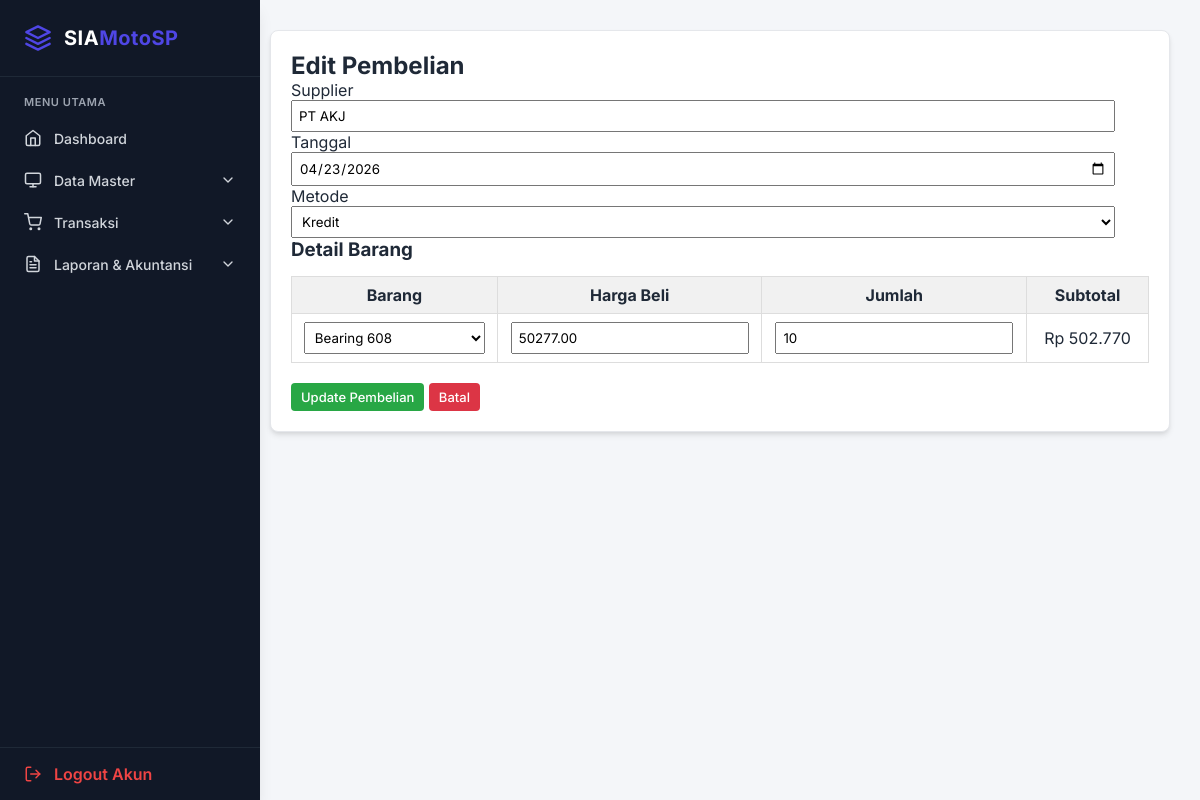
Page /pembelian_edit.php?id=10 (signed in) on the committed database.
### tables this page shows
CREATE TABLE `tb_pembelian` (
  `id` int NOT NULL,
  `no_faktur` varchar(50) DEFAULT NULL,
  `tanggal` date DEFAULT NULL,
  `id_supplier` int DEFAULT NULL,
  `total` decimal(15,2) DEFAULT NULL,
  `metode` enum('tunai','kredit') DEFAULT 'tunai',
  `status` enum('lunas','belum_lunas') DEFAULT 'lunas',
  `sisa_hutang` decimal(15,2) DEFAULT '0.00'
);

CREATE TABLE `tb_supplier` (
  `id` int NOT NULL,
  `nama_supplier` varchar(100) DEFAULT NULL,
  `alamat` text,
  `telp` varchar(20) DEFAULT NULL,
  `saldo_awal_utang` decimal(15,2) DEFAULT '0.00'
);

CREATE TABLE `tb_detail_pembelian` (
  `id` int NOT NULL,
  `id_pembelian` int NOT NULL,
  `id_barang` int NOT NULL,
  `harga_beli` decimal(15,2) DEFAULT NULL,
  `jumlah` int DEFAULT NULL,
  `subtotal` decimal(15,2) DEFAULT NULL
);

### pembelian_edit.php (the view, shortened to what this page needs)
<?php
include "config/db.php";
$id = $_GET['id'] ?? null;
$qPembelian = mysqli_query($conn, "
    SELECT p.*, s.nama_supplier
    FROM tb_pembelian p
    JOIN tb_supplier s ON p.id_supplier = s.id
    WHERE p.id = '$id'
");
$pembelian = mysqli_fetch_assoc($qPembelian);
$qDetail = mysqli_query($conn, "
    SELECT d.*, b.nama_barang
    FROM tb_detail_pembelian d
    JOIN tb_barang b ON d.id_barang = b.id
    WHERE d.id_pembelian = '$id'
");
$qBarang = mysqli_query($conn, "SELECT * FROM tb_barang");
?>
<!DOCTYPE html>
<html>
<head>
<link rel="stylesheet" href="inc/style.css">
</head>
<body>
<?php include "sidebar.php"; ?>
<div class="content">
<div class="card">
<h2>Edit Pembelian</h2>
<form method="POST" action="pembelian_update.php">
<label>Supplier</label>
<input type="text" value="<?= $pembelian['nama_supplier'] ?>" readonly>
<label>Tanggal</label>
<input type="date" name="tanggal"
value="<?= date('Y-m-d', strtotime($pembelian['tanggal'])) ?>" required>
<label>Metode</label>
<select name="metode" required>
    <option value="kredit" <?= $pembelian['metode']=='kredit'?'selected':'' ?>>Kredit</option>
</select>
<h3>Detail Barang</h3>
<table>
<tr>
    <th>Barang</th>
    <th>Harga Beli</th>
    <th>Jumlah</th>
    <th>Subtotal</th>
</tr>
<?php while ($d = mysqli_fetch_assoc($qDetail)) { ?>
<tr>
    <td>
        <select name="id_barang[]" required>
            <?php
            mysqli_data_seek($qBarang, 0);
            while ($b = mysqli_fetch_assoc($qBarang)) {
                $selected = ($b['id'] == $d['id_barang']) ? 'selected' : '';
                echo "<option value='{$b['id']}' $selected>{$b['nama_barang']}</option>";
            }
            ?>
        </select>
    </td>
    <td>
        <input type="number" name="harga_beli[]"
        value="<?= $d['harga_beli'] ?>" required>
    </td>
    <td>
        <input type="number" name="jumlah[]"
        value="<?= $d['jumlah'] ?>" required>
    </td>
    <td>
        Rp <?= number_format($d['subtotal'],0,',','.') ?>
    </td>
</tr>
<?php } ?>
</table>
<br>
<button type="submit" class="btn btn-success">Update Pembelian</button>
<a href="pembelian.php" class="btn btn-danger">Batal</a>
</form>
</div>
</div>
</body>
</html>

### inc/style.css (style rules this page uses)
:root { --primary: #4F46E5; --primary-hover: #4338CA; --success: #10B981; --danger: #EF4444; --bg-light: #F3F4F6; --sidebar-bg: #111827; --sidebar-text: #D1D5DB; --sidebar-hover: #1F2937; --card-bg: #FFFFFF; --text-main: #1F2937; --text-muted: #6B7280; --border: #E5E7EB; --shadow-sm: 0 1px 2px 0 rgba(0, 0, 0, 0.05); --shadow-md: 0 4px 6px -1px rgba(0, 0, 0, 0.1), 0 2px 4px -1px rgba(0, 0, 0, 0.06); --shadow-lg: 0 10px 15px -3px rgba(0, 0, 0, 0.1), 0 4px 6px -2px rgba(0, 0, 0, 0.05); }
* { margin: 0; padding: 0; box-sizing: border-box; font-family: 'Inter', sans-serif; }
body { background-color: var(--bg-light); color: var(--text-main); display: flex; min-height: 100vh; }
.content { padding: 32px; flex: 1; }
.card { background: var(--card-bg); border-radius: 12px; padding: 24px; box-shadow: var(--shadow-md); border: 1px solid var(--border); transition: transform 0.2s ease, box-shadow 0.2s ease; }
.btn { display: inline-flex; align-items: center; justify-content: center; padding: 10px 20px; border-radius: 8px; font-weight: 500; font-size: 14px; cursor: pointer; transition: all 0.2s; border: none; text-decoration: none; }

### pembelian_edit.php (style rules this page uses)
body { margin:0; font-family: Arial, sans-serif; background:#f4f6f9; }
.content { margin-left:240px; padding:30px; }
.card { background:#fff; padding:20px; border-radius:8px; }
table { width:100%; border-collapse: collapse; margin-top:15px; }
th, td { border:1px solid #ddd; padding:8px; text-align:center; }
th { background:#f1f1f1; }
input, select { width:96%; padding:6px; }
.btn { padding:6px 10px; border-radius:4px; text-decoration:none; font-size:13px; }
.btn-danger { background:#dc3545; color:#fff; }
.btn-success { background:#28a745; color:#fff; }

### rows in the picture
tb_pembelian: id_supplier.nama_supplier "PT AKJ", tanggal "04/23/2026", metode "Kredit"
tb_detail_pembelian: harga_beli "50277.00", jumlah "10", subtotal "502.770"

### other values in the picture
form field value "Bearing 608"
